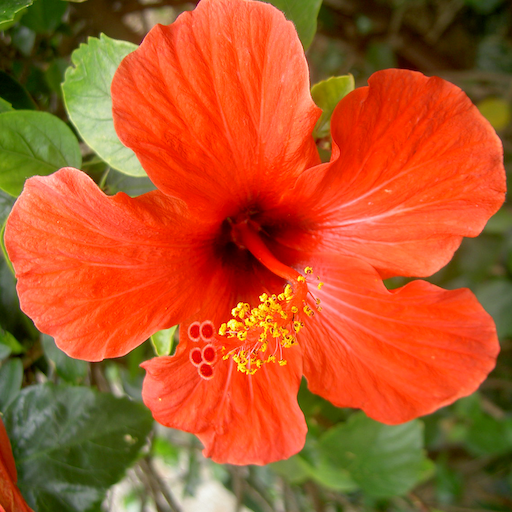
%> input picture codes/sampling/hibiscus.png, 512 x 512 px
$ octave test_genimg.m   (GNU Octave 9; MATLAB toolbox functions it lacks are replaced by stand-ins)
%> lines starting %> are read from the running program, lines starting %| are printed output that depends on the picture
%%
% test for Fourier transform, sampling, interpolation

rep = 'results/';
[~,~] = mkdir(rep);
SetAR = @(ar)set(gca, 'PlotBoxAspectRatio', [1 ar 1], 'FontSize', 20, 'XTick', [], 'YTick', []);


name = 'hibiscus';
F = imread([name '.png']);
%> F is the input picture: size 512x512x3 uint8; mean R, G, B 178.5, 85.1, 37.9

F = sum(F,3); F = (F-min(F(:)))/(max(F(:))-min(F(:)));
%> after `F = sum(F,3)`:
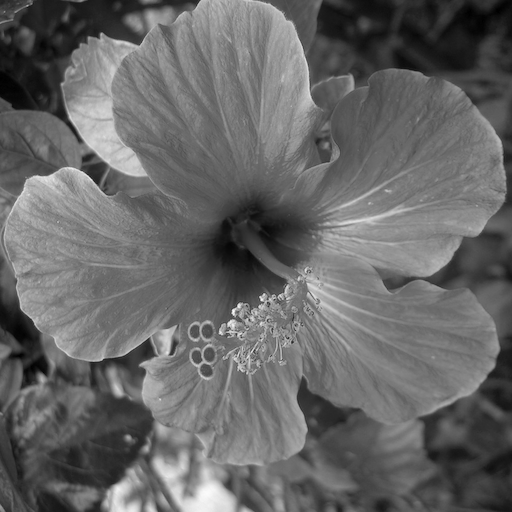
%> F: size 512x512 double; min 7, max 737, mean 301.4; drawn with min black and max white
clf; imagesc(F); axis image; colormap gray;

imwrite(F, [rep 'img-original.png']);

% extract 1-D trace
f= F(:,end/2);
%> f = 512 values, max 0.792 at index 313, min 0.063 at index 216, mean 0.408
n = length(f);
%> n = 512
clf; plot(f); axis tight;
%> after `axis tight`:
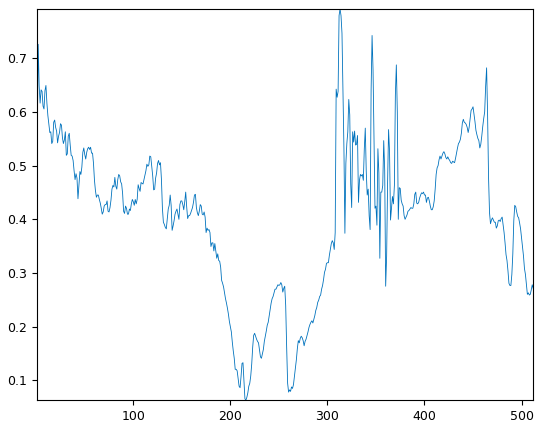
%> figure redrawn from the program's plot data; curve peaks at x = 313, y = 0.792


% make it periodic
t = linspace(0,1,n)';
%> t = 512 values from 0 to 1
f = f - f(1) + (f(1)-f(end))*t;
%> f = 512 values, max 0.415 at index 313, min -0.365 at index 216, mean 0.00107
plot(f); axis tight;


% number of non-zero elements
Klist = 2*round( [1 .5 .2 .1]*n/2 ); Klist(end) = 4;
%> after `Klist = 2*round( [1 .5 .2 .1]*n/2 )`: Klist = [512 256 102 52]
fh = fft(f);
for i=1:length(Klist)
    k = Klist(i);
    fh1 = zeros(n,1);
    fh1(1:k/2) = fh(1:k/2);
    fh1(end-k/2+1:end) = fh(end-k/2+1:end);
    f1 = real( ifft(fh1) );
    clf;
    plot(f1, 'LineWidth', 2); axis tight;
    SetAR(1/3);
    saveas(gcf, [rep 'signal-regul-' num2str(i) '.eps'], 'epsc');
end
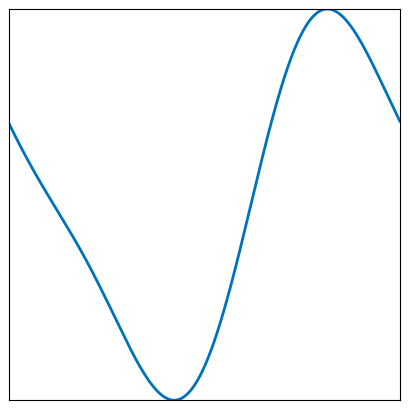
%> figure redrawn from the program's plot data; curve peaks at x = 417, y = 0.189


% plot sinc
a = 6;
t = linspace(-a-.2,+a+.2,1024)+1e-15;
clf; hold on;
plot(t, sin(pi*t)./(pi*t), 'LineWidth', 2 );
plot(t, 0*t, 'k--',  'LineWidth', 1 );
plot(-a:a, zeros(2*a+1,1), 'r.', 'MarkerSize', 25);
axis tight; box on;
set(gca, 'PlotBoxAspectRatio', [1 2/3 1], 'FontSize', 20);
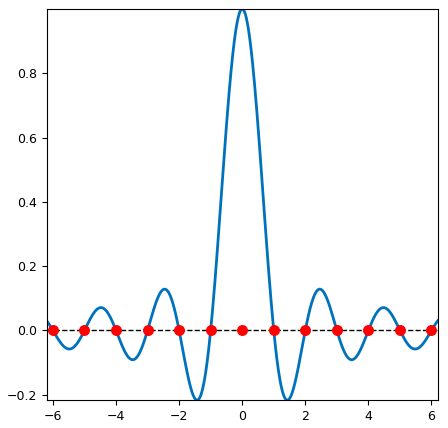
%> figure redrawn from the program's plot data; curve peaks at x = -0.00606, y = 1
saveas(gcf, [rep 'sinc.eps'], 'epsc');


% plot its fft
fh = fft(f);
plot( log(abs(fh)) ); axis tight;
plot( -n/2:n/2-1, log(abs(fftshift(fh))) ); axis tight;
%> after `axis tight`:
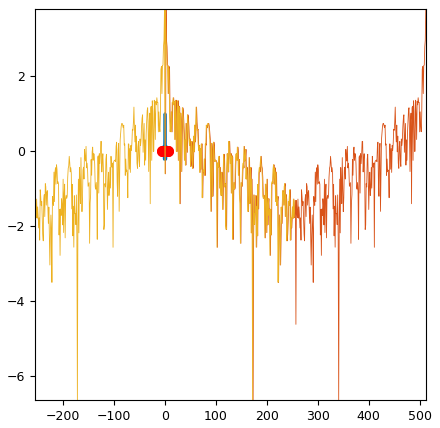
%> figure redrawn from the program's plot data; curve peaks at x = -0.00606, y = 1; curve peaks at x = 2, y = 3.79; curve peaks at x = -1, y = 3.79

% interpolate it though zero padding, i.e. sinc
q = 12; % interpolation factor
fh1 = zeros(q*n,1);
fh1(1:n/2) = fh(1:n/2);
fh1(end-n/2+2:end) = fh(n/2+2:end);
fh1(n/2+1) = fh(end/2+1)/2; % fh(end/2+1) is the pivot point, needs to split it in 2
fh1(end-n/2+1) = fh(end/2+1)/2;
f1 = q * real( ifft(fh1) ); % must be real anyway
%> f1 = 6144 values, max 0.425 at index 3739, min -0.368 at index 2575, mean 0.00107


clf; hold on;
plot(1:q:n*q,f, 'b.', 'MarkerSize', 20);
plot(1:n*q, f1);
axis tight; box on;


% plot a subpart
sel = 1000:1600;

clf; hold on;
plot(1:n*q, f1, 'LineWidth', 2);
plot(1:q:n*q,f, 'b.', 'MarkerSize', 25);
axis tight; box on;
axis([1000 1600 -0.09 0.045]);
set(gca, 'PlotBoxAspectRatio', [1 2/3 1], 'FontSize', 20, 'XTick', [], 'YTick', []);
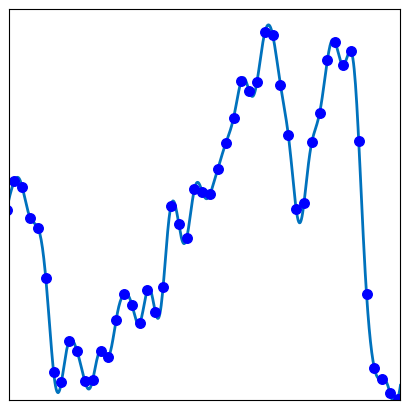
%> figure redrawn from the program's plot data; curve peaks at x = 3739, y = 0.425, above the top of the axes
saveas(gcf, [rep 'zooming.eps'], 'epsc');


%%
% Same but after agressive sub-sampling.

r = 4; % subsampling factor
p = n/r;
%> p = 128
g = f(1:r:end);
%> g = 128 values, max 0.415 at index 79, min -0.359 at index 55, mean -0.000293
gh = fft(g);

gh1 = zeros(q*n,1);
gh1(1:p/2) = gh(1:p/2);
gh1(end-p/2+2:end) = gh(p/2+2:end);
gh1(p/2+1) = gh(end/2+1)/2;
gh1(end-p/2+1) = gh(end/2+1)/2;
g1 = q*r * real( ifft(gh1) ); % must be real anyway
%> g1 = 6144 values, max 0.452 at index 3731, min -0.371 at index 2608, mean -0.000293


clf; hold on;
plot(1:q:n*q,f, 'b.', 'MarkerSize', 20);
plot(1:q*r:n*q,g, 'r.', 'MarkerSize', 20);
plot(1:n*q, f1, 'b');
plot(1:n*q, g1, 'r');
axis tight; box on;
%> after `box on`:
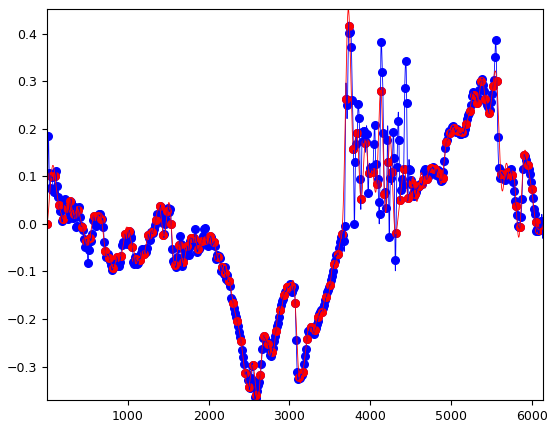
%> figure redrawn from the program's plot data; highest point at x = 3745, y = 0.415; curve peaks at x = 3739, y = 0.425; curve peaks at x = 3731, y = 0.452
